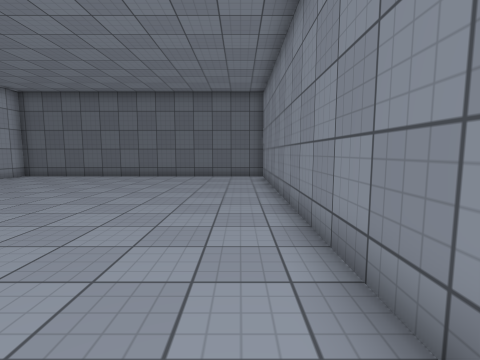
View 1 (above)

12 first-person views from a walk through a 3-D level made in the Unity game engine. The camera is 1.3 m above the floor, tilts 6° down and sees 85° across. Doors are open. The floor is counted in squares, 1 m on a side. Each view is taken from the middle of a square. On the plan, view 1 faces up. The plan holds only what a view shows up to about 13 squares ahead; the rest is blank. The place goes on beyond the plan. The player is left out. Surface patterns are stand-ins for the level's own textures.

View 2
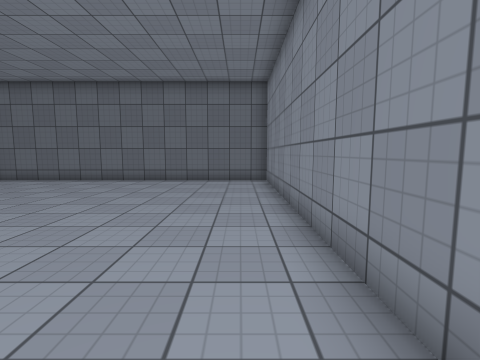

View 3
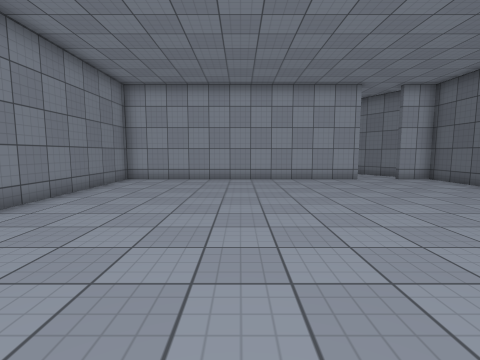

View 4
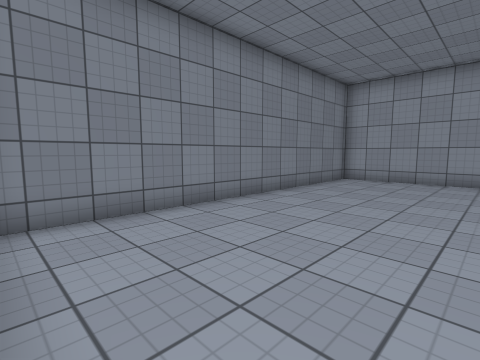

View 5
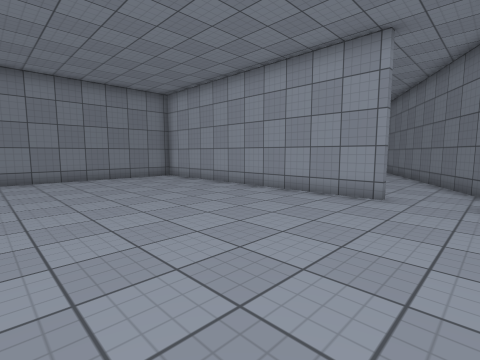

View 6
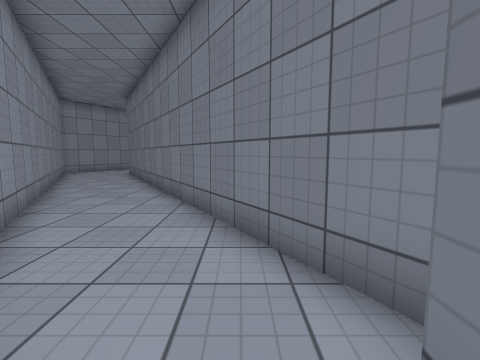

View 7
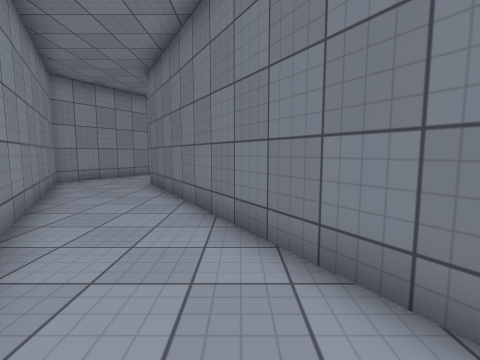

View 8
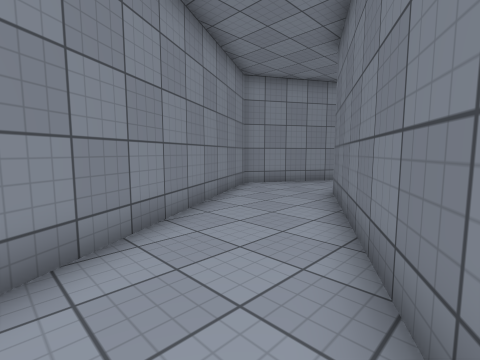

View 9
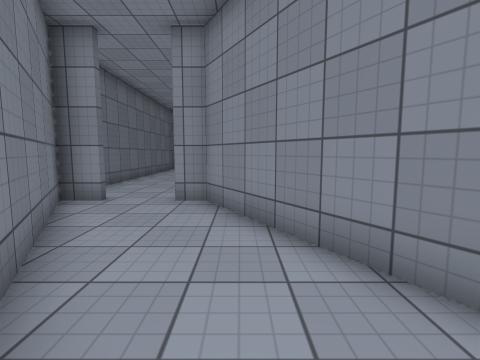

View 10
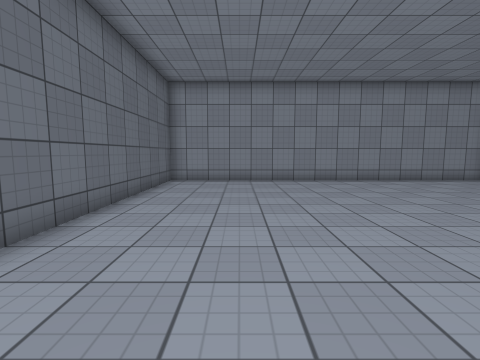

View 11
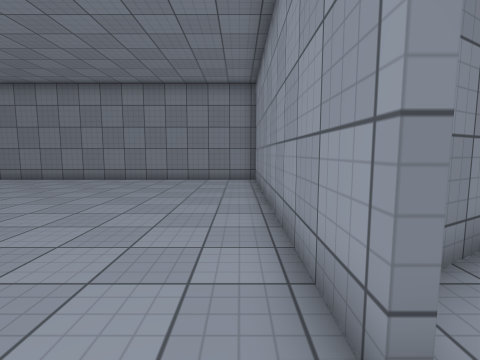

View 12
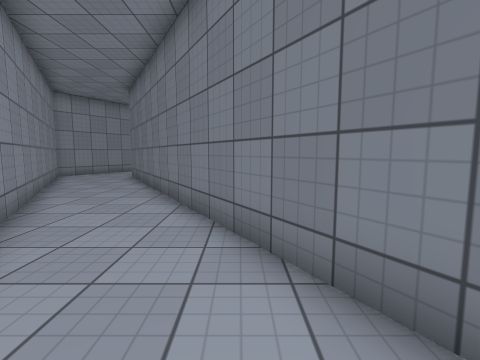

### Floor plan
Points are (right, up) in squares from view 1. A wall is a line through its corners. A room is listed if a view was taken in it or the views show most of it. See-through windows are left out.
Room 1 (views 1, 2, 3, 4, 5, 6, 10, 11)
walls: (-11.8, 10.9) (-11.8, -0.5) (0.9, -0.5); (1.3, -0.2) (1.3, 14.2) (-11.8, 14.2) (-11.8, 12.8)
ways out: open door at (-12, 11.5) to room 2
Room 2 (views 7, 8, 9, 12)
walls: (-30.5, 3.2) (-27, 1.2) (-12, 9.9) (-12, 10.8); (-12, 12.6) (-12, 13.9) (-27.1, 5.2)
ways out: open door at (-12, 11.5) to room 1

Where each view was taken, in squares from view 1:
view 1: 0 up, 0 right, facing up
view 2: 2 up, 0 right, facing up
view 3: 5 up, 1 right, facing left
view 4: 5 up, 1 right, facing down-left
view 5: 13 up, 4 left, facing down-left
view 6: 12 up, 11 left, facing left
view 7: 9 up, 16 left, facing left
view 8: 9 up, 19 left, facing down-left
view 9: 9 up, 19 left, facing right
view 10: 11 up, 11 left, facing right
view 11: 12 up, 11 left, facing down
view 12: 11 up, 13 left, facing left
